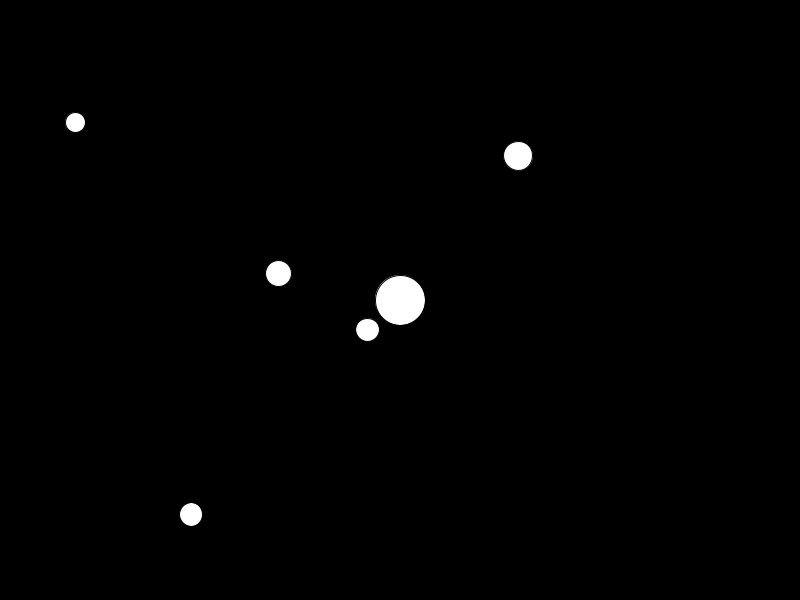
Frame 1 (no input)
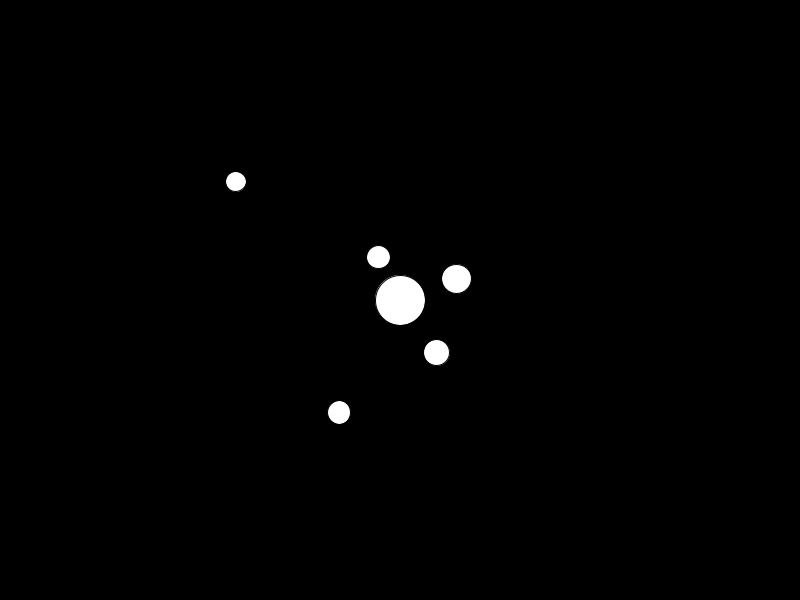
Frame 60 (the mouse pressed at the canvas centre just before this capture)
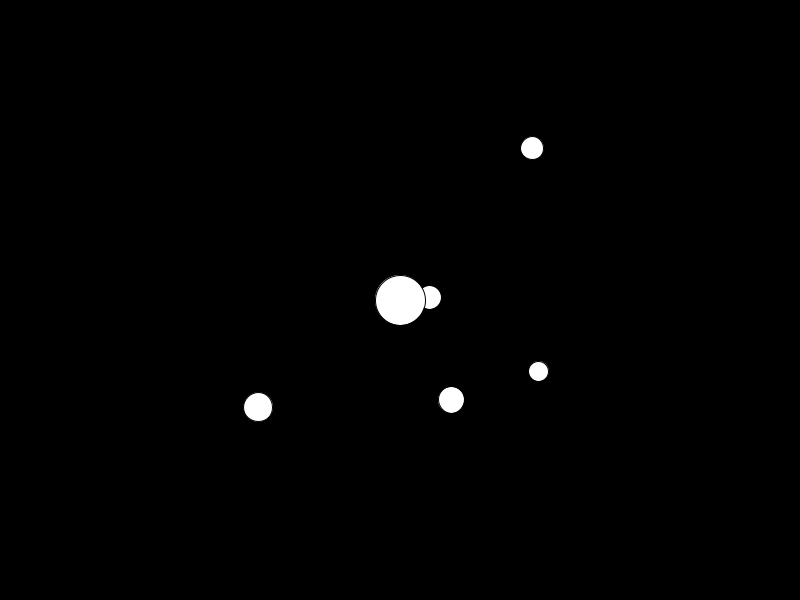
Frame 120 (the mouse held since frame 60 and released just before this capture)

The Processing sketch that drew these frames (run headless with seeded random() and noise(); from frame 60 on, the mouse is pressed at the canvas centre):

// Processing sketch: gravitationalAttractionArray
// ── gravitationalAttractionArray.pde
Attractor a;
Mover[] movers;

void setup() {
  size(800, 600);
  a = new Attractor();

  movers = new Mover[5];
  for (int i = 0; i<movers.length; i++) {
    movers[i] = new Mover(random(width),random(height));
  }
}

void draw() {
  background(0);
  
  for(int i = 0;i<movers.length;i++){

  PVector f = a.attract(movers[i]);
  movers[i].applyForce(f);
  movers[i].update();
  movers[i].display();

 
  }
   a.display();
}

class Attractor {
  PVector loc;
  float mass;
  float G;

  Attractor() {
    loc = new PVector(width/2, height/2);
    mass = 20;
    G = 1;
  }

  //this is a function that returns a PVector
  //because we are in the attractor object so we don't need to say attractor.loaction
  PVector attract(Mover m) {
    PVector force = PVector.sub(loc, m.loc);//notice the order of the objects here
    float d = force.mag();
    d = constrain(d, 5, 25);//notice this is not the real world, so the distance may be too far for the pixels;
    force.normalize();//this is the direction of the force;
    force.mult(G*mass*m.mass/(d*d));

    return force;
  }

  void display() {
    ellipse(loc.x, loc.y, 50, 50);
  }
}

class Mover {
  PVector loc;
  PVector vel;
  PVector acc;
  float mass;
  float size;

  Mover(float _x,float _y) {
    loc = new PVector(_x, _y);
    vel = new PVector(1, 0);
    acc = new PVector(0, 0);
    mass = random(2,3);
    size = mass*10;
    
  }

  void update() {
    vel.add(acc);
    loc.add(vel);
    acc.mult(0);
  }

  void applyForce(PVector force) {
    PVector f = PVector.div(force, mass);
    acc.add(force);
  }

  void display() {
    ellipse(loc.x, loc.y, size, size);
  }
}
